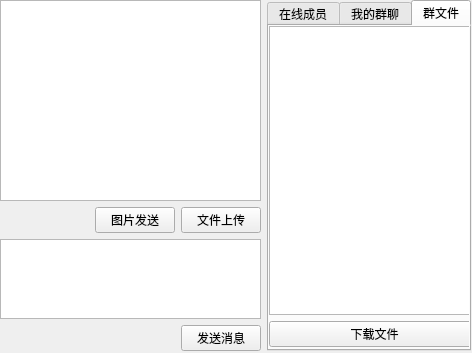
<?xml version="1.0" encoding="UTF-8"?>
<ui version="4.0">
 <class>main_win</class>
 <widget class="QMainWindow" name="main_win">
  <property name="geometry">
   <rect>
    <x>0</x>
    <y>0</y>
    <width>472</width>
    <height>353</height>
   </rect>
  </property>
  <property name="windowTitle">
   <string>多人聊天室</string>
  </property>
  <widget class="QWidget" name="centralwidget">
   <widget class="QWidget" name="horizontalLayoutWidget">
    <property name="geometry">
     <rect>
      <x>0</x>
      <y>0</y>
      <width>471</width>
      <height>351</height>
     </rect>
    </property>
    <layout class="QHBoxLayout" name="zuida_s" stretch="6,0">
     <item>
      <layout class="QVBoxLayout" name="verticalLayout">
       <item>
        <layout class="QVBoxLayout" name="cida_h1" stretch="10,0,4,0">
         <item>
          <widget class="QListView" name="msg_listView"/>
         </item>
         <item>
          <layout class="QHBoxLayout" name="cida_h2_s">
           <item>
            <spacer name="tanhuang1">
             <property name="orientation">
              <enum>Qt::Horizontal</enum>
             </property>
             <property name="sizeHint" stdset="0">
              <size>
               <width>40</width>
               <height>20</height>
              </size>
             </property>
            </spacer>
           </item>
           <item>
            <widget class="QPushButton" name="image_up">
             <property name="text">
              <string>图片发送</string>
             </property>
            </widget>
           </item>
           <item>
            <widget class="QPushButton" name="dir_up">
             <property name="text">
              <string>文件上传</string>
             </property>
            </widget>
           </item>
          </layout>
         </item>
         <item>
          <widget class="QTextEdit" name="msg_enter"/>
         </item>
         <item>
          <layout class="QHBoxLayout" name="cida_h3_h">
           <item>
            <spacer name="tanhuang2">
             <property name="orientation">
              <enum>Qt::Horizontal</enum>
             </property>
             <property name="sizeHint" stdset="0">
              <size>
               <width>40</width>
               <height>20</height>
              </size>
             </property>
            </spacer>
           </item>
           <item>
            <widget class="QPushButton" name="msg_up">
             <property name="text">
              <string>发送消息</string>
             </property>
            </widget>
           </item>
          </layout>
         </item>
        </layout>
       </item>
      </layout>
     </item>
     <item>
      <widget class="QTabWidget" name="fun_tab">
       <property name="currentIndex">
        <number>2</number>
       </property>
       <widget class="QWidget" name="online_member">
        <attribute name="title">
         <string>在线成员</string>
        </attribute>
        <widget class="QWidget" name="verticalLayoutWidget_3">
         <property name="geometry">
          <rect>
           <x>0</x>
           <y>0</y>
           <width>201</width>
           <height>321</height>
          </rect>
         </property>
         <layout class="QVBoxLayout" name="online_member_verticalLayout">
          <item>
           <widget class="QListView" name="listView"/>
          </item>
         </layout>
        </widget>
       </widget>
       <widget class="QWidget" name="my_group">
        <attribute name="title">
         <string>我的群聊</string>
        </attribute>
        <widget class="QWidget" name="verticalLayoutWidget_4">
         <property name="geometry">
          <rect>
           <x>0</x>
           <y>0</y>
           <width>201</width>
           <height>321</height>
          </rect>
         </property>
         <layout class="QVBoxLayout" name="my_group_verticalLayout">
          <item>
           <widget class="QListView" name="my_group_listView"/>
          </item>
          <item>
           <widget class="QPushButton" name="create_group">
            <property name="text">
             <string>创建群聊</string>
            </property>
           </widget>
          </item>
         </layout>
        </widget>
       </widget>
       <widget class="QWidget" name="group_dir">
        <attribute name="title">
         <string>群文件</string>
        </attribute>
        <widget class="QWidget" name="verticalLayoutWidget_5">
         <property name="geometry">
          <rect>
           <x>0</x>
           <y>0</y>
           <width>211</width>
           <height>321</height>
          </rect>
         </property>
         <layout class="QVBoxLayout" name="group_dir_verticalLayout">
          <item>
           <widget class="QListView" name="group_dir_listView"/>
          </item>
          <item>
           <widget class="QPushButton" name="download_dir">
            <property name="text">
             <string>下载文件</string>
            </property>
           </widget>
          </item>
         </layout>
        </widget>
       </widget>
      </widget>
     </item>
    </layout>
   </widget>
  </widget>
 </widget>
 <resources/>
 <connections/>
</ui>
